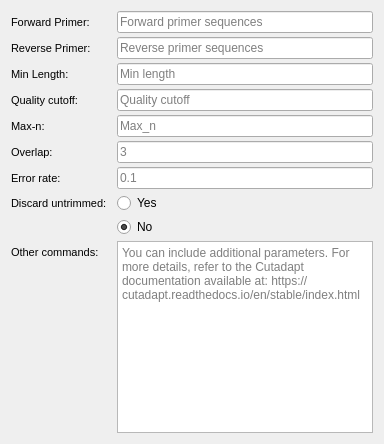
             <widget class="QWidget" name="tab_primer_trimming">
              <attribute name="title">
               <string>Primer Trimming</string>
              </attribute>
              <layout class="QVBoxLayout" name="verticalLayout_3">
               <item>
                <widget class="QFrame" name="frame_primer">
                 <property name="frameShape">
                  <enum>QFrame::NoFrame</enum>
                 </property>
                 <property name="frameShadow">
                  <enum>QFrame::Plain</enum>
                 </property>
                 <layout class="QFormLayout" name="formLayout_2">
                  <property name="horizontalSpacing">
                   <number>8</number>
                  </property>
                  <property name="verticalSpacing">
                   <number>4</number>
                  </property>
                  <property name="leftMargin">
                   <number>0</number>
                  </property>
                  <property name="topMargin">
                   <number>0</number>
                  </property>
                  <property name="rightMargin">
                   <number>0</number>
                  </property>
                  <property name="bottomMargin">
                   <number>0</number>
                  </property>
                  <item row="0" column="0">
                   <widget class="QLabel" name="label_forward_2">
                    <property name="font">
                     <font>
                      <pointsize>8</pointsize>
                      <weight>50</weight>
                      <bold>false</bold>
                     </font>
                    </property>
                    <property name="mouseTracking">
                     <bool>true</bool>
                    </property>
                    <property name="toolTip">
                     <string>Forward reads</string>
                    </property>
                    <property name="whatsThis">
                     <string/>
                    </property>
                    <property name="inputMethodHints">
                     <set>Qt::ImhPreferNumbers</set>
                    </property>
                    <property name="text">
                     <string>Forward Primer:      </string>
                    </property>
                   </widget>
                  </item>
                  <item row="0" column="1">
                   <widget class="QLineEdit" name="lineEdit_forward_trim_primer">
                    <property name="autoFillBackground">
                     <bool>false</bool>
                    </property>
                    <property name="inputMethodHints">
                     <set>Qt::ImhPreferNumbers</set>
                    </property>
                    <property name="placeholderText">
                     <string>Forward primer sequences</string>
                    </property>
                    <property name="cursorMoveStyle">
                     <enum>Qt::LogicalMoveStyle</enum>
                    </property>
                    <property name="clearButtonEnabled">
                     <bool>false</bool>
                    </property>
                   </widget>
                  </item>
                  <item row="1" column="0">
                   <widget class="QLabel" name="label_reverse_2">
                    <property name="font">
                     <font>
                      <pointsize>8</pointsize>
                      <weight>50</weight>
                      <bold>false</bold>
                     </font>
                    </property>
                    <property name="mouseTracking">
                     <bool>true</bool>
                    </property>
                    <property name="toolTip">
                     <string>Reverse reads</string>
                    </property>
                    <property name="whatsThis">
                     <string/>
                    </property>
                    <property name="inputMethodHints">
                     <set>Qt::ImhPreferNumbers</set>
                    </property>
                    <property name="text">
                     <string>Reverse Primer:      </string>
                    </property>
                   </widget>
                  </item>
                  <item row="1" column="1">
                   <widget class="QLineEdit" name="lineEdit_reverse_trim_primer">
                    <property name="inputMethodHints">
                     <set>Qt::ImhPreferNumbers</set>
                    </property>
                    <property name="placeholderText">
                     <string>Reverse primer sequences</string>
                    </property>
                   </widget>
                  </item>
                  <item row="2" column="0">
                   <widget class="QLabel" name="label_min_2">
                    <property name="font">
                     <font>
                      <pointsize>8</pointsize>
                      <weight>50</weight>
                      <bold>false</bold>
                     </font>
                    </property>
                    <property name="mouseTracking">
                     <bool>true</bool>
                    </property>
                    <property name="toolTip">
                     <string>minimum length: Discard processed reads that are shorter than LENGTH</string>
                    </property>
                    <property name="whatsThis">
                     <string/>
                    </property>
                    <property name="inputMethodHints">
                     <set>Qt::ImhPreferNumbers</set>
                    </property>
                    <property name="text">
                     <string>Min Length:            </string>
                    </property>
                   </widget>
                  </item>
                  <item row="2" column="1">
                   <widget class="QLineEdit" name="lineEdit_min__trim_primer">
                    <property name="inputMethodHints">
                     <set>Qt::ImhPreferNumbers</set>
                    </property>
                    <property name="placeholderText">
                     <string>Min length</string>
                    </property>
                   </widget>
                  </item>
                  <item row="3" column="0">
                   <widget class="QLabel" name="label_quality_2">
                    <property name="font">
                     <font>
                      <pointsize>8</pointsize>
                      <weight>50</weight>
                      <bold>false</bold>
                     </font>
                    </property>
                    <property name="mouseTracking">
                     <bool>true</bool>
                    </property>
                    <property name="toolTip">
                     <string>Quality trimming: this parameter can be used to trim low-quality ends from reads</string>
                    </property>
                    <property name="whatsThis">
                     <string/>
                    </property>
                    <property name="inputMethodHints">
                     <set>Qt::ImhPreferNumbers</set>
                    </property>
                    <property name="text">
                     <string>Quality cutoff:         </string>
                    </property>
                   </widget>
                  </item>
                  <item row="3" column="1">
                   <widget class="QLineEdit" name="lineEdit_quality_trim_primer">
                    <property name="inputMethodHints">
                     <set>Qt::ImhPreferNumbers</set>
                    </property>
                    <property name="placeholderText">
                     <string>Quality cutoff</string>
                    </property>
                   </widget>
                  </item>
                  <item row="4" column="0">
                   <widget class="QLabel" name="label_max_2">
                    <property name="font">
                     <font>
                      <pointsize>8</pointsize>
                      <weight>50</weight>
                      <bold>false</bold>
                     </font>
                    </property>
                    <property name="mouseTracking">
                     <bool>true</bool>
                    </property>
                    <property name="toolTip">
                     <string>maximum number of N bases: Discard reads containing more than COUNT N bases</string>
                    </property>
                    <property name="whatsThis">
                     <string/>
                    </property>
                    <property name="inputMethodHints">
                     <set>Qt::ImhPreferNumbers</set>
                    </property>
                    <property name="text">
                     <string>Max-n:                   </string>
                    </property>
                   </widget>
                  </item>
                  <item row="4" column="1">
                   <widget class="QLineEdit" name="lineEdit_max_trim_primer">
                    <property name="inputMethodHints">
                     <set>Qt::ImhPreferNumbers</set>
                    </property>
                    <property name="placeholderText">
                     <string>Max_n</string>
                    </property>
                   </widget>
                  </item>
                  <item row="5" column="0">
                   <widget class="QLabel" name="label_overlap_2">
                    <property name="font">
                     <font>
                      <pointsize>8</pointsize>
                      <weight>50</weight>
                      <bold>false</bold>
                     </font>
                    </property>
                    <property name="mouseTracking">
                     <bool>true</bool>
                    </property>
                    <property name="toolTip">
                     <string>Minimum overlap. reducing random matches (default: 3)</string>
                    </property>
                    <property name="whatsThis">
                     <string/>
                    </property>
                    <property name="inputMethodHints">
                     <set>Qt::ImhPreferNumbers</set>
                    </property>
                    <property name="text">
                     <string>Overlap:                 </string>
                    </property>
                   </widget>
                  </item>
                  <item row="5" column="1">
                   <widget class="QLineEdit" name="lineEdit_overlap_trim_primer">
                    <property name="inputMethodHints">
                     <set>Qt::ImhPreferNumbers</set>
                    </property>
                    <property name="text">
                     <string/>
                    </property>
                    <property name="placeholderText">
                     <string>3</string>
                    </property>
                   </widget>
                  </item>
                  <item row="6" column="0">
                   <widget class="QLabel" name="label_errorRate_2">
                    <property name="font">
                     <font>
                      <pointsize>8</pointsize>
                      <weight>50</weight>
                      <bold>false</bold>
                     </font>
                    </property>
                    <property name="mouseTracking">
                     <bool>true</bool>
                    </property>
                    <property name="toolTip">
                     <string>Maximum error rate (default: 0.1)</string>
                    </property>
                    <property name="whatsThis">
                     <string/>
                    </property>
                    <property name="inputMethodHints">
                     <set>Qt::ImhPreferNumbers</set>
                    </property>
                    <property name="text">
                     <string>Error rate:              </string>
                    </property>
                   </widget>
                  </item>
                  <item row="6" column="1">
                   <widget class="QLineEdit" name="lineEdit_error_trim_primer">
                    <property name="inputMethodHints">
                     <set>Qt::ImhPreferNumbers</set>
                    </property>
                    <property name="text">
                     <string/>
                    </property>
                    <property name="placeholderText">
                     <string>0.1</string>
                    </property>
                   </widget>
                  </item>
                  <item row="9" column="0">
                   <widget class="QLabel" name="label_discarduntrim_2">
                    <property name="font">
                     <font>
                      <pointsize>8</pointsize>
                      <weight>50</weight>
                      <bold>false</bold>
                     </font>
                    </property>
                    <property name="toolTip">
                     <string>Discard reads in which no adapter was found</string>
                    </property>
                    <property name="text">
                     <string>Discard untrimmed:</string>
                    </property>
                   </widget>
                  </item>
                  <item row="9" column="1">
                   <widget class="QRadioButton" name="radioButton_yes_trim_primer">
                    <property name="text">
                     <string>Yes</string>
                    </property>
                   </widget>
                  </item>
                  <item row="10" column="1">
                   <widget class="QRadioButton" name="radioButton_no_trim_primer">
                    <property name="text">
                     <string>No</string>
                    </property>
                    <property name="checked">
                     <bool>true</bool>
                    </property>
                   </widget>
                  </item>
                  <item row="11" column="0">
                   <widget class="QLabel" name="label_othercommand_2">
                    <property name="font">
                     <font>
                      <pointsize>8</pointsize>
                      <weight>50</weight>
                      <bold>false</bold>
                     </font>
                    </property>
                    <property name="mouseTracking">
                     <bool>true</bool>
                    </property>
                    <property name="toolTip">
                     <string>You can include additional parameters. For more details, refer to the Cutadapt documentation available at: https://cutadapt.readthedocs.io/en/stable/index.html</string>
                    </property>
                    <property name="whatsThis">
                     <string/>
                    </property>
                    <property name="inputMethodHints">
                     <set>Qt::ImhPreferNumbers</set>
                    </property>
                    <property name="text">
                     <string>Other commands:   </string>
                    </property>
                   </widget>
                  </item>
                  <item row="11" column="1">
                   <widget class="QTextEdit" name="textEdit_othercommand_trim_primer">
                    <property name="sizePolicy">
                     <sizepolicy hsizetype="Expanding" vsizetype="Expanding">
                      <horstretch>0</horstretch>
                      <verstretch>0</verstretch>
                     </sizepolicy>
                    </property>
                    <property name="placeholderText">
                     <string>You can include additional parameters. For more details, refer to the Cutadapt documentation available at: https://cutadapt.readthedocs.io/en/stable/index.html</string>
                    </property>
                   </widget>
                  </item>
                 </layout>
                </widget>
               </item>
              </layout>
             </widget>
